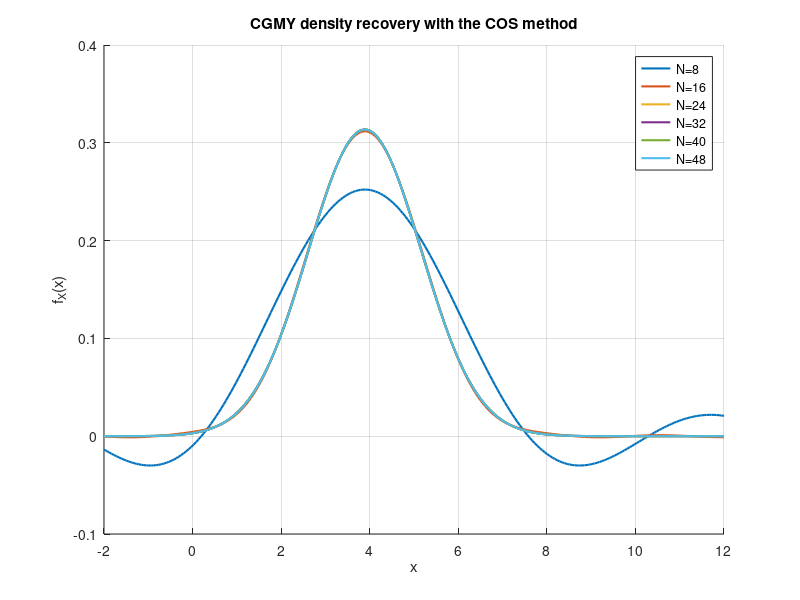

This chart was generated by the following MATLAB code:
function COS_CGMY_Density_Recovery_TABLE
close all;clc;
format short e
i = complex(0,1); %assigning i=sqrt(-1)

% Characteristic function parameters 

S0    = 100;
r     = 0.1;
sigma = 0.2;
C     = 1.0;
G     = 5.0;
M     = 5.0;
t     = 1.0;

% First set Y value, and number of terms

%Ngrid = [32, 48, 64, 80, 96, 128];
%Y = 0.5;
    
% Second set Y valuem, and number of terms

Ngrid = [8,16, 24,32,40,48];
Y = 1.5;

% Domain for the density f(x)

x = linspace(-2,12,250);

% Characteristic function  

varphi = @(u)exp(t * C * gamma(-Y) * ((M-i*u).^Y - M^Y + (G+i*u).^Y - G^Y)); 
omega  = -1/t * log(varphi(-i));
cf     = @(u) exp(i*u*(log(S0)+r+omega-0.5*sigma^2)*t - 0.5*sigma^2*u.^2*t).*varphi(u);

% Cumulants needed for the integration range

zeta1 = (log(S0) + r + omega -0.5*sigma^2)*t + t*C*Y*gamma(-Y)*(G^(Y-1)-M^(Y-1));
zeta2 = sigma^2*t + t*C*gamma(2-Y)*(G^(Y-2)+M^(Y-2));
zeta4 = t*C*gamma(4-Y) * (G^(Y-4)+M^(Y-4));

% Define the COS method integration range

L = 8;
a = zeta1 - L * sqrt(zeta2 + sqrt(zeta4));
b = zeta1 + L * sqrt(zeta2 + sqrt(zeta4));

% Exact values 

f_XExact = COSDensity(cf,x,2^14,a,b);

% Iterate over different numbers of expansion terms

idx = 1;
error = zeros(length(Ngrid),1);
figure(1); hold on; grid on;xlabel('x');ylabel('f_X(x)')
legend_txt= cell(length(Ngrid),1);
time_txt= cell(length(Ngrid),1);
error_txt= cell(length(Ngrid),1);
for N = Ngrid

    % Density from the COS method

    tic
    for j = 1:1000
        f_X = COSDensity(cf,x,N,a,b);
    end
    timeEnd = toc/j * 1000;

    % Error

    error(idx) = max(f_XExact-f_X);
    error_txt{idx}=sprintf('error for N =%i is %.2e',N,error(idx));
    plot(x,f_X,'linewidth',1.5)
    legend_txt{idx} = sprintf('N=%i',N);
    time_txt{idx}= sprintf('time neeeded for evaluation = %2.2f miliseconds',timeEnd);
    idx = idx + 1;
end
legend(legend_txt)
error_txt
time_txt
title('CGMY density recovery with the COS method')

function f_X = COSDensity(cf,x,N,a,b)
i = complex(0,1); %assigning i=sqrt(-1)
k = 0:N-1; 
u = k * pi / (b - a);

% F_k coefficients

F_k    = 2 / (b - a) * real(cf(u) .* exp(-i * u * a));
F_k(1) = F_k(1) * 0.5; % adjustment for the first term

% Final calculation

f_X = F_k * cos(u' * (x - a));
